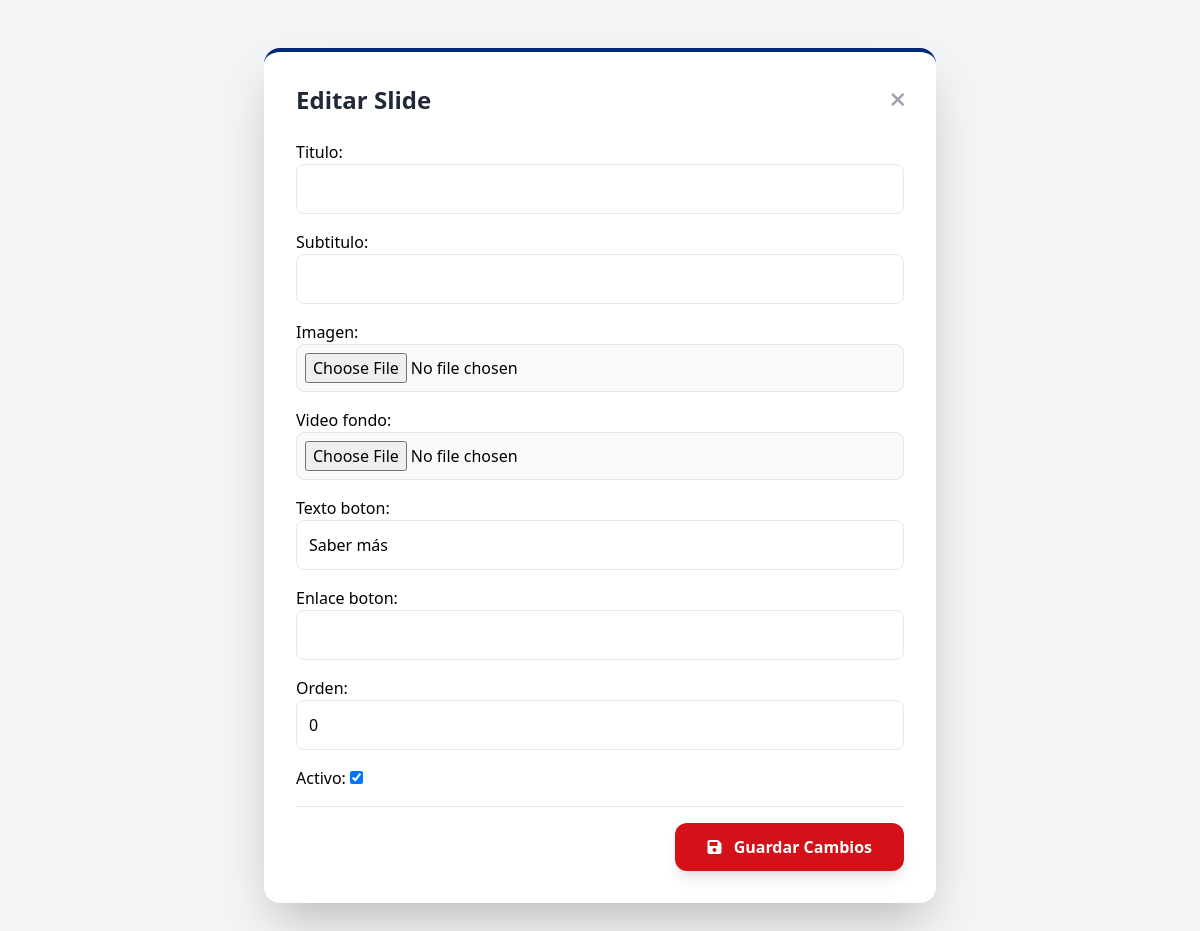
The app's page /dashboard/carrusel/editar/13/ (signed in) with its own data.
### app/models.py (models this page shows, shortened)
class CarruselHero(models.Model):
    titulo = models.CharField(max_length=150, blank=True)
    subtitulo = models.CharField(max_length=250, blank=True)
    imagen = models.ImageField(upload_to='carrusel/', blank=True, null=True)
    video_fondo = models.FileField(
        upload_to='carrusel_videos/',
        blank=True,
        null=True,
        validators=[FileExtensionValidator(allowed_extensions=['mp4', 'webm'])]
    )
    texto_boton = models.CharField(max_length=50, blank=True, default="Saber más")
    enlace_boton = models.URLField(blank=True, null=True)
    orden = models.PositiveIntegerField(default=0)
    activo = models.BooleanField(default=True)
    class Meta:
        ordering = ['orden']
        verbose_name = "Slide Carrusel"
        verbose_name_plural = "Slides Carrusel"

### app/views.py (the view)
# urls.py: path('dashboard/carrusel/editar/<int:pk>/', views.editar_carrusel, name='editar_carrusel'),
@login_required
def editar_carrusel(request, pk):
    slide = get_object_or_404(CarruselHero, pk=pk)
    if request.method == 'POST':
        form = CarruselForm(request.POST, request.FILES, instance=slide)
        if form.is_valid():
            form.save()
            return redirect('dashboard_carrusel')
    else:
        form = CarruselForm(instance=slide)
    return render(request, 'portal/dashboard_editar.html', {'form': form, 'titulo': 'Editar Slide', 'volver': 'dashboard_carrusel'})

### app/forms.py
class CarruselForm(forms.ModelForm):
    class Meta:
        model = CarruselHero
        fields = ['titulo', 'subtitulo', 'imagen', 'video_fondo', 'texto_boton', 'enlace_boton', 'orden', 'activo']
        widgets = {
            'titulo': forms.TextInput(attrs={'class': 'w-full p-3 border rounded-lg'}),
            'subtitulo': forms.TextInput(attrs={'class': 'w-full p-3 border rounded-lg'}),
            'imagen': forms.FileInput(attrs={'class': 'w-full p-2 border rounded-lg bg-gray-50'}),
            'video_fondo': forms.FileInput(attrs={'class': 'w-full p-2 border rounded-lg bg-gray-50'}),
            'texto_boton': forms.TextInput(attrs={'class': 'w-full p-3 border rounded-lg'}),
            'enlace_boton': forms.URLInput(attrs={'class': 'w-full p-3 border rounded-lg'}),
            'orden': forms.NumberInput(attrs={'class': 'w-full p-3 border rounded-lg'}),
        }

### app/templates/portal/dashboard_editar.html (shortened to what this page needs)
<!DOCTYPE html>
<html lang="es">
<head>
    <script src="https://cdn.tailwindcss.com"></script>
    <link rel="stylesheet" href="https://cdnjs.cloudflare.com/ajax/libs/font-awesome/6.0.0/css/all.min.css">
</head>
<body class="bg-gray-100 flex items-center justify-center min-h-screen py-12">
    <div class="bg-white p-8 rounded-2xl shadow-2xl w-full max-w-2xl border-t-4 border-[#002878]">
        <div class="flex justify-between items-center mb-6">
            <h1 class="text-2xl font-bold text-gray-800">{{ titulo }}</h1>
            <a href="{% url volver %}" class="text-gray-400 hover:text-red-600 font-bold transition"><i class="fas fa-times text-xl"></i></a>
        </div>
        <form method="POST" enctype="multipart/form-data" class="space-y-4">
            {{ form.as_p }}
            <div class="pt-4 border-t flex justify-end">
                <button type="submit" class="bg-[#d41118] text-white px-8 py-3 rounded-xl font-bold hover:bg-red-800 transition shadow-lg"><i class="fas fa-save mr-2"></i> Guardar Cambios</button>
            </div>
        </form>
    </div>
</body>
</html>

### records on screen
CarruselHero: texto_boton "Saber más", orden "0", activo "☑"

### other values on screen
{{ titulo }} "Editar Slide"
